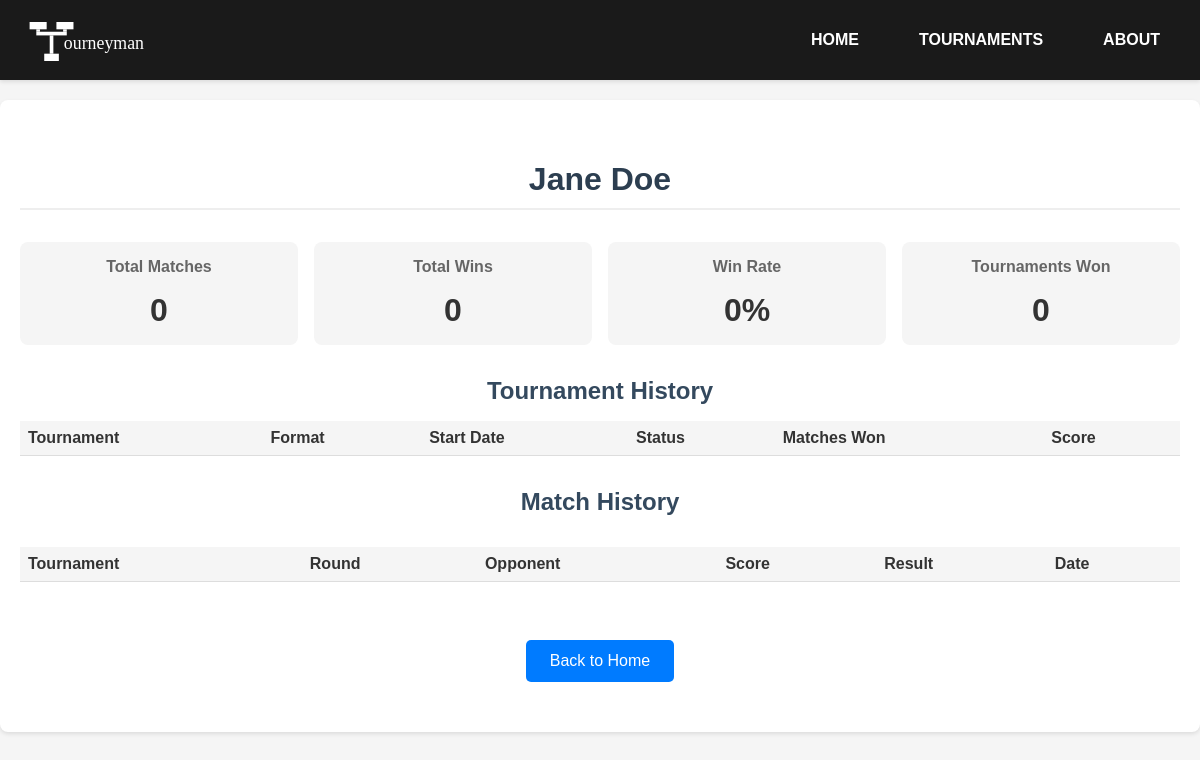
The page /player/Jane Doe on the database as committed earlier.
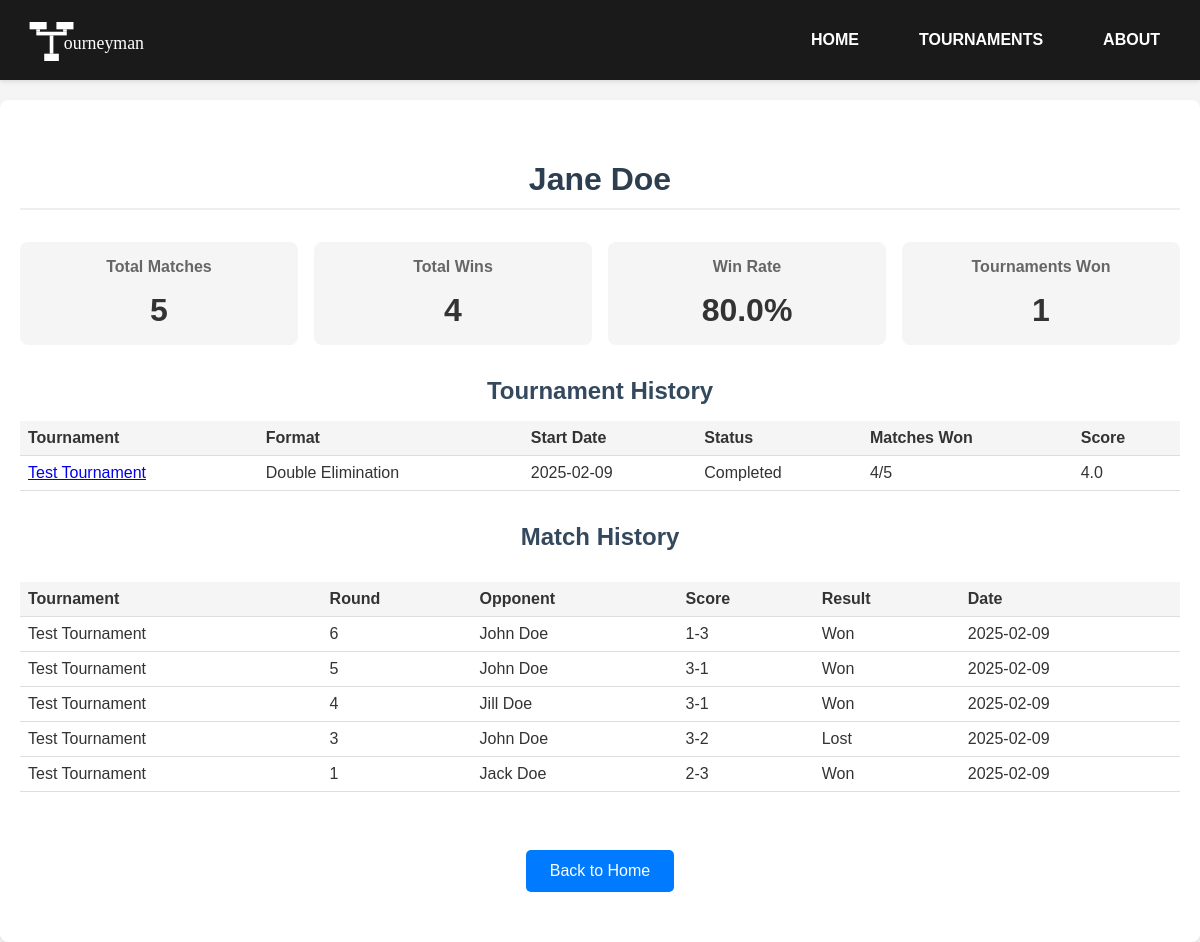
The same page on the database as committed later.
### app.py (models this page shows, shortened)
class Tournament(db.Model):
    id = db.Column(db.Integer, primary_key=True)
    tournament_id = db.Column(db.Integer, nullable=False, unique=True)
    name = db.Column(db.String(100), nullable=False)
    tFormat = db.Column(db.String(80), nullable=False)
    status = db.Column(db.String(20), nullable=False, default=TournamentStatus.PENDING.value)  # Use TournamentStatus
    start_date = db.Column(db.DateTime, nullable=False)
    end_date = db.Column(db.DateTime, nullable=True)
    current_round = db.Column(db.Integer, default=1)  # For non-bracket formats
    contestants = db.relationship('Contestant', backref='tournament', lazy=True)
    matches = db.relationship('MatchResult', backref='tournament', lazy=True)

class Contestant(db.Model):
    id = db.Column(db.Integer, primary_key=True)
    player = db.Column(db.String(80), nullable=False)
    seed = db.Column(db.Integer, nullable=True)
    tournament_id = db.Column(db.Integer, db.ForeignKey('tournament.tournament_id'), nullable=False)
    score = db.Column(db.Float, default=0.0)
    matches_played = db.Column(db.Integer, default=0)
    matches_won = db.Column(db.Integer, default=0)
    matches_drawn = db.Column(db.Integer, default=0)  # For Swiss/Round Robin
    losses = db.Column(db.Integer, default=0)
    active = db.Column(db.Boolean, default=True)
    status = db.Column(db.String(20), nullable=True)  # Nullable for non-bracket formats
    matches_as_player1 = db.relationship('MatchResult',
                                       foreign_keys='MatchResult.player1_id',
                                       backref='player1_contestant',
                                       lazy=True)
    matches_as_player2 = db.relationship('MatchResult',
                                       foreign_keys='MatchResult.player2_id',
                                       backref='player2_contestant',
                                       lazy=True)
    __table_args__ = (
        db.UniqueConstraint('tournament_id', 'player', name='unique_tournament_player'),
    )

class MatchResult(db.Model):
    id = db.Column(db.Integer, primary_key=True)
    tournament_id = db.Column(db.Integer, db.ForeignKey('tournament.tournament_id'), nullable=False)
    round_number = db.Column(db.Integer, nullable=False)
    player1_id = db.Column(db.Integer, db.ForeignKey('contestant.id'), nullable=False)
    player2_id = db.Column(db.Integer, db.ForeignKey('contestant.id'), nullable=True)  # Nullable for byes
    player1 = db.Column(db.String(80), nullable=False)
    player2 = db.Column(db.String(80), nullable=True)  # Nullable for byes
    winner = db.Column(db.String(80), nullable=True)
    loser = db.Column(db.String(80), nullable=True)
    score = db.Column(db.String(100), nullable=True)
    is_draw = db.Column(db.Boolean, default=False)  # For Swiss/Round Robin
    status = db.Column(db.String(20), nullable=False, default='SCHEDULED')
    scheduled_time = db.Column(db.DateTime, nullable=True)
    completion_time = db.Column(db.DateTime, nullable=True)
    __table_args__ = (
        db.CheckConstraint(
            """
            (player2 IS NULL AND status = 'BYE' AND winner = player1 AND loser IS NULL) OR
            (player2 IS NOT NULL AND status != 'BYE' AND
             ((is_draw = true AND winner IS NULL AND loser IS NULL) OR
              (is_draw = false AND winner IN (player1, player2) AND loser IN (player1, player2))))
            """,
            name='valid_match_state'
        ),
    )

### app.py (the view)
@app.route('/player/<player_name>')
def player_stats(player_name):
    player_tournaments = db.session.query(Tournament).join(
        Contestant, Tournament.tournament_id == Contestant.tournament_id
    ).filter(Contestant.player == player_name).all()
    total_matches = 0
    total_wins = 0
    tournaments_won = 0
    for tournament in player_tournaments:
        contestant = next(c for c in tournament.contestants if c.player == player_name)
        total_matches += contestant.matches_played
        total_wins += contestant.matches_won
        if tournament.status == TournamentStatus.COMPLETED.value:
            max_score = max(c.score for c in tournament.contestants)
            if contestant.score == max_score:
                tournaments_won += 1
    win_rate = (total_wins / total_matches * 100) if total_matches > 0 else 0
    matches = db.session.query(MatchResult).filter(
        db.or_(
            MatchResult.player1 == player_name,
            MatchResult.player2 == player_name
        )
    ).order_by(MatchResult.completion_time.desc()).all()
    return render_template(
        'player_stats.html',
        player_name=player_name,
        tournaments=player_tournaments,
        matches=matches,
        total_matches=total_matches,
        total_wins=total_wins,
        tournaments_won=tournaments_won,
        win_rate=round(win_rate, 2)
    )

### templates/player_stats.html (shortened to what this page needs)
{% extends "base.html" %}
{% block content %}
<div class="container">
    <h1>{{ player_name }}</h1>
    <div class="stats-summary">
        <div class="stat-box">
            <h3>Total Matches</h3>
            <p>{{ total_matches }}</p>
        </div>
        <div class="stat-box">
            <h3>Total Wins</h3>
            <p>{{ total_wins }}</p>
        </div>
        <div class="stat-box">
            <h3>Win Rate</h3>
            <p>{{ win_rate }}%</p>
        </div>
        <div class="stat-box">
            <h3>Tournaments Won</h3>
            <p>{{ tournaments_won }}</p>
        </div>
    </div>
    <div class="tournaments-section">
        <h2>Tournament History</h2>
        <table>
            <thead>
                <tr>
                    <th>Tournament</th>
                    <th>Format</th>
                    <th>Start Date</th>
                    <th>Status</th>
                    <th>Matches Won</th>
                    <th>Score</th>
                </tr>
            </thead>
            <tbody>
                {% for tournament in tournaments|sort(attribute='start_date', reverse=True) %}
                <tr>
                    <td><a href="{{ url_for('tournament_details', tournament_id=tournament.tournament_id) }}">{{ tournament.name }}</a></td>
                    <td>{{ tournament.tFormat }}</td>
                    <td>{{ tournament.start_date.strftime('%Y-%m-%d') }}</td>
                    <td>{{ tournament.status }}</td>
                    {% for contestant in tournament.contestants %}
                        {% if contestant.player == player_name %}
                        <td>{{ contestant.matches_won }}/{{ contestant.matches_played }}</td>
                        <td>{{ contestant.score }}</td>
                        {% endif %}
                    {% endfor %}
                </tr>
                {% endfor %}
            </tbody>
        </table>
    </div>
    <div class="match-history">
        <h2>Match History</h2>
        <div class="matches-container">
            <table>
                <thead>
                    <tr>
                        <th>Tournament</th>
                        <th>Round</th>
                        <th>Opponent</th>
                        <th>Score</th>
                        <th>Result</th>
                        <th>Date</th>
                    </tr>
                </thead>
                <tbody>
                    {% for match in matches %}
                    <tr>
                        {% set tournament = tournaments|selectattr('tournament_id', 'eq', match.tournament_id)|first %}
                        <td>{{ tournament.name }}</td>
                        <td>{{ match.round_number }}</td>
                        <td>
                            {% if match.player1 == player_name %}
                                {{ match.player2 if match.player2 else 'BYE' }}
                            {% else %}
                                {{ match.player1 }}
                            {% endif %}
                        </td>
                        <td>{{ match.score }}</td>
                        <td>
                            {% if match.is_draw %}
                                Draw
                            {% elif match.winner == player_name %}
                                Won
                            {% else %}
                                Lost
                            {% endif %}
                        </td>
                        <td>{{ match.completion_time.strftime('%Y-%m-%d') }}</td>
                    </tr>
                    {% endfor %}
                </tbody>
            </table>
        </div>
    </div>
    <div class="actions">
        <a href="{{ url_for('index') }}" class="link">Back to Home</a>
    </div>
</div>
{% endblock %}

Rows that differ between the two databases and show on the page:
now on this page (row edited): Tournament: name "Test Tournament", tFormat "Double Elimination", start_date "2025-02-09", status "Completed"
added Contestant: matches_won "4", matches_played "5", score "4.0"
added MatchResult: round_number "6", player1 "John Doe", score "1-3", is_draw "Won", completion_time "2025-02-09"
added MatchResult: round_number "5", player2 "John Doe", score "3-1", is_draw "Won", completion_time "2025-02-09"
added MatchResult: round_number "4", player2 "Jill Doe", score "3-1", is_draw "Won", completion_time "2025-02-09"
added MatchResult: round_number "3", player1 "John Doe", score "3-2", is_draw "Lost", completion_time "2025-02-09"
added MatchResult: round_number "1", player1 "Jack Doe", score "2-3", is_draw "Won", completion_time "2025-02-09"
Other text that changed with them:
{{ total_matches }}: "0" → "5"
{{ total_wins }}: "0" → "4"
{{ win_rate }}: "0" → "80.0"
{{ tournaments_won }}: "0" → "1"
